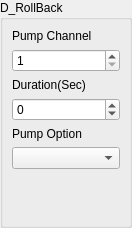
<?xml version="1.0" encoding="UTF-8"?>
<ui version="4.0">
 <class>DRollBackWidget</class>
 <widget class="QWidget" name="DRollBackWidget">
  <property name="geometry">
   <rect>
    <x>0</x>
    <y>0</y>
    <width>132</width>
    <height>228</height>
   </rect>
  </property>
  <property name="windowTitle">
   <string>Form</string>
  </property>
  <layout class="QGridLayout" name="gridLayout">
   <property name="leftMargin">
    <number>0</number>
   </property>
   <property name="topMargin">
    <number>0</number>
   </property>
   <property name="rightMargin">
    <number>0</number>
   </property>
   <property name="bottomMargin">
    <number>0</number>
   </property>
   <property name="spacing">
    <number>0</number>
   </property>
   <item row="0" column="0">
    <widget class="QGroupBox" name="groupBox">
     <property name="sizePolicy">
      <sizepolicy hsizetype="Minimum" vsizetype="Minimum">
       <horstretch>0</horstretch>
       <verstretch>0</verstretch>
      </sizepolicy>
     </property>
     <property name="title">
      <string>D_RollBack</string>
     </property>
     <layout class="QVBoxLayout" name="verticalLayout_4">
      <item>
       <layout class="QVBoxLayout" name="verticalLayout">
        <item>
         <widget class="QLabel" name="label">
          <property name="text">
           <string>Pump Channel</string>
          </property>
         </widget>
        </item>
        <item>
         <widget class="QSpinBox" name="spinPumpChannel">
          <property name="buttonSymbols">
           <enum>QAbstractSpinBox::UpDownArrows</enum>
          </property>
          <property name="accelerated">
           <bool>true</bool>
          </property>
          <property name="minimum">
           <number>1</number>
          </property>
          <property name="maximum">
           <number>15</number>
          </property>
         </widget>
        </item>
       </layout>
      </item>
      <item>
       <layout class="QVBoxLayout" name="verticalLayout_2">
        <item>
         <widget class="QLabel" name="label_2">
          <property name="text">
           <string>Duration(Sec)</string>
          </property>
         </widget>
        </item>
        <item>
         <widget class="QSpinBox" name="spinDuration">
          <property name="buttonSymbols">
           <enum>QAbstractSpinBox::UpDownArrows</enum>
          </property>
          <property name="accelerated">
           <bool>true</bool>
          </property>
          <property name="minimum">
           <number>-2147483647</number>
          </property>
          <property name="maximum">
           <number>2147483647</number>
          </property>
         </widget>
        </item>
       </layout>
      </item>
      <item>
       <layout class="QVBoxLayout" name="verticalLayout_3">
        <item>
         <widget class="QLabel" name="label_3">
          <property name="text">
           <string>Pump Option</string>
          </property>
         </widget>
        </item>
        <item>
         <widget class="QComboBox" name="comboOption"/>
        </item>
       </layout>
      </item>
      <item>
       <spacer name="verticalSpacer">
        <property name="orientation">
         <enum>Qt::Vertical</enum>
        </property>
        <property name="sizeHint" stdset="0">
         <size>
          <width>20</width>
          <height>40</height>
         </size>
        </property>
       </spacer>
      </item>
     </layout>
    </widget>
   </item>
  </layout>
 </widget>
 <resources/>
 <connections/>
</ui>
